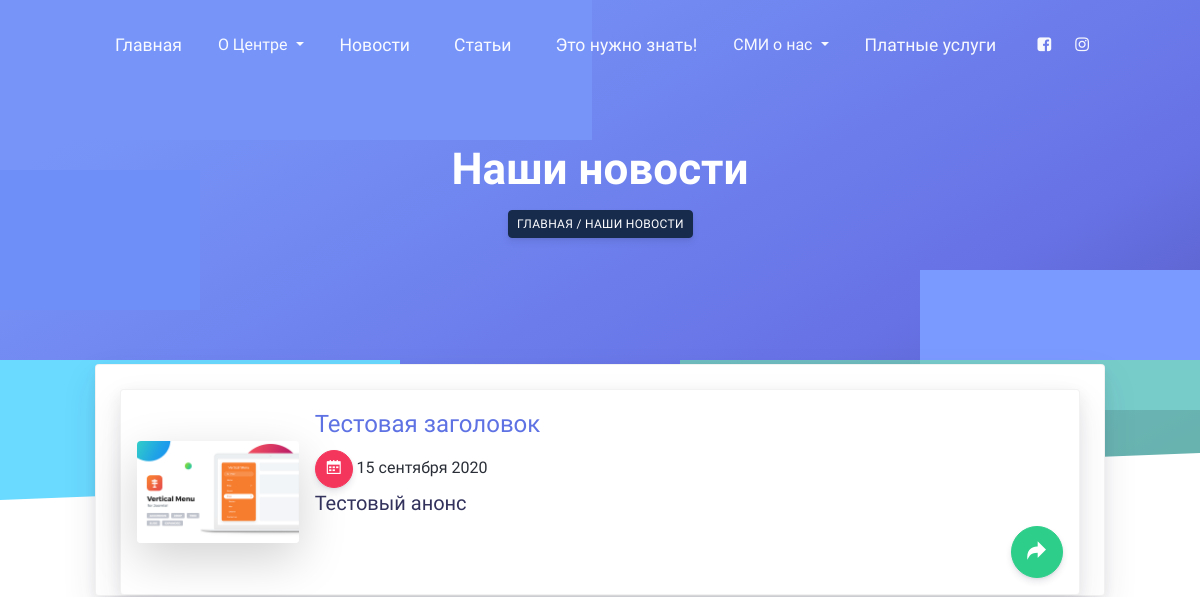
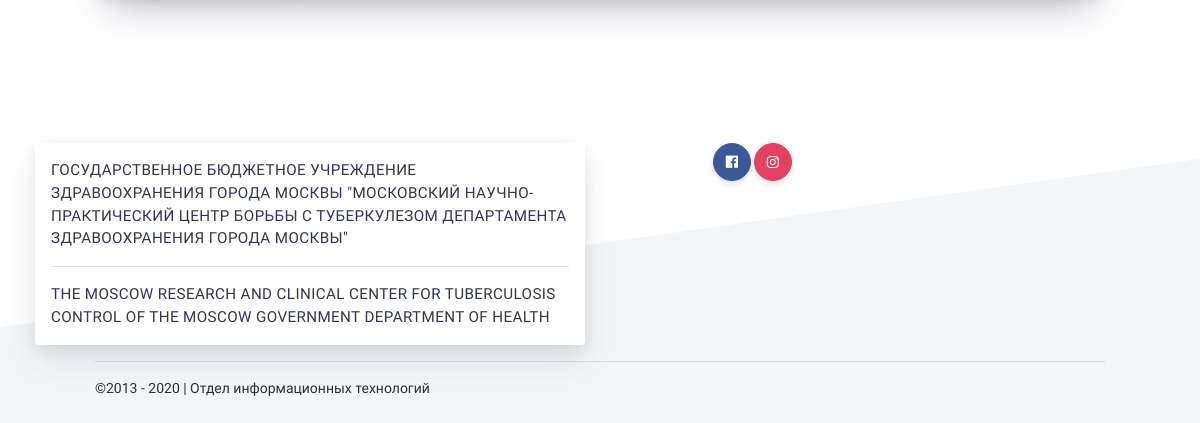
The page /news/ on the database as committed earlier (2 pictures, top to bottom).
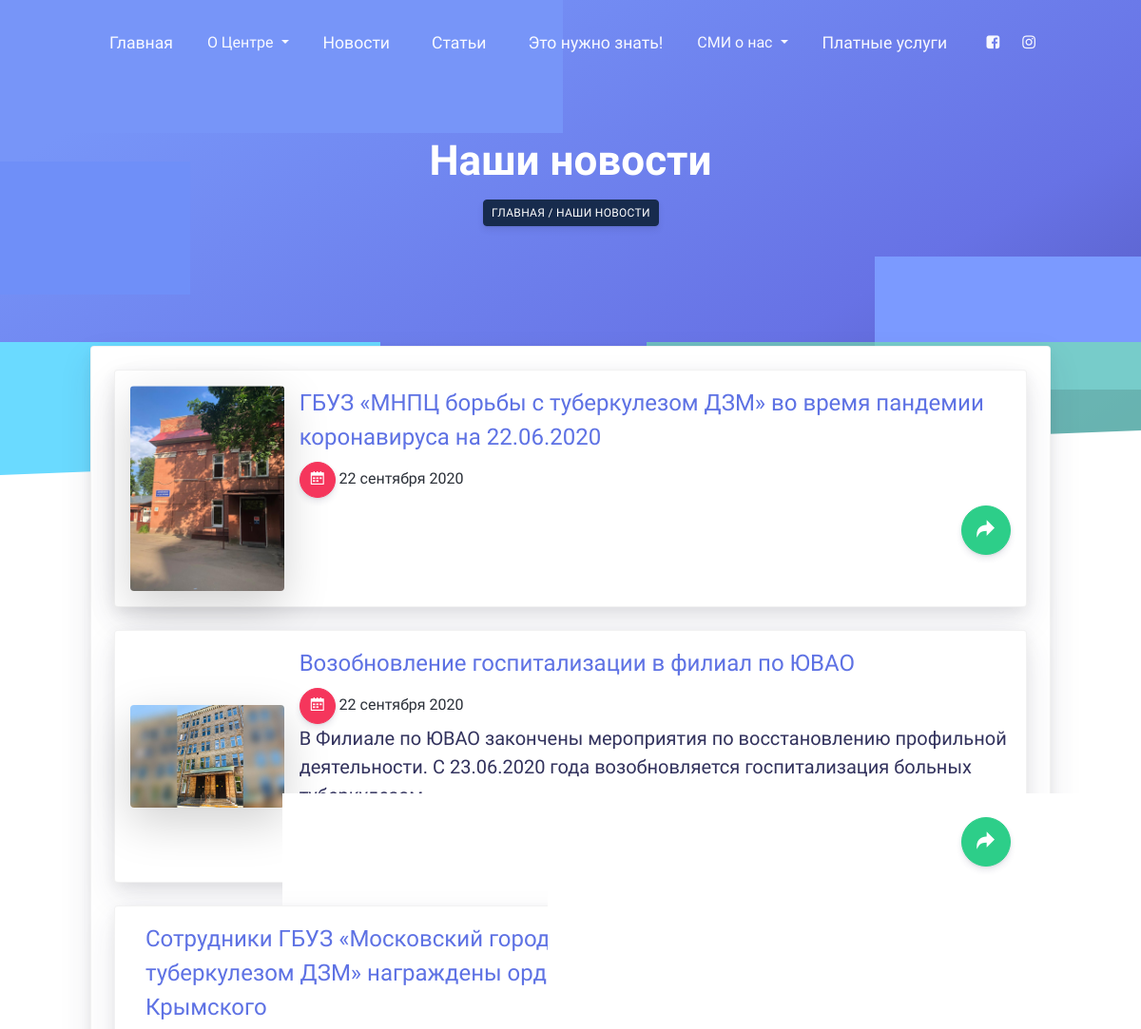
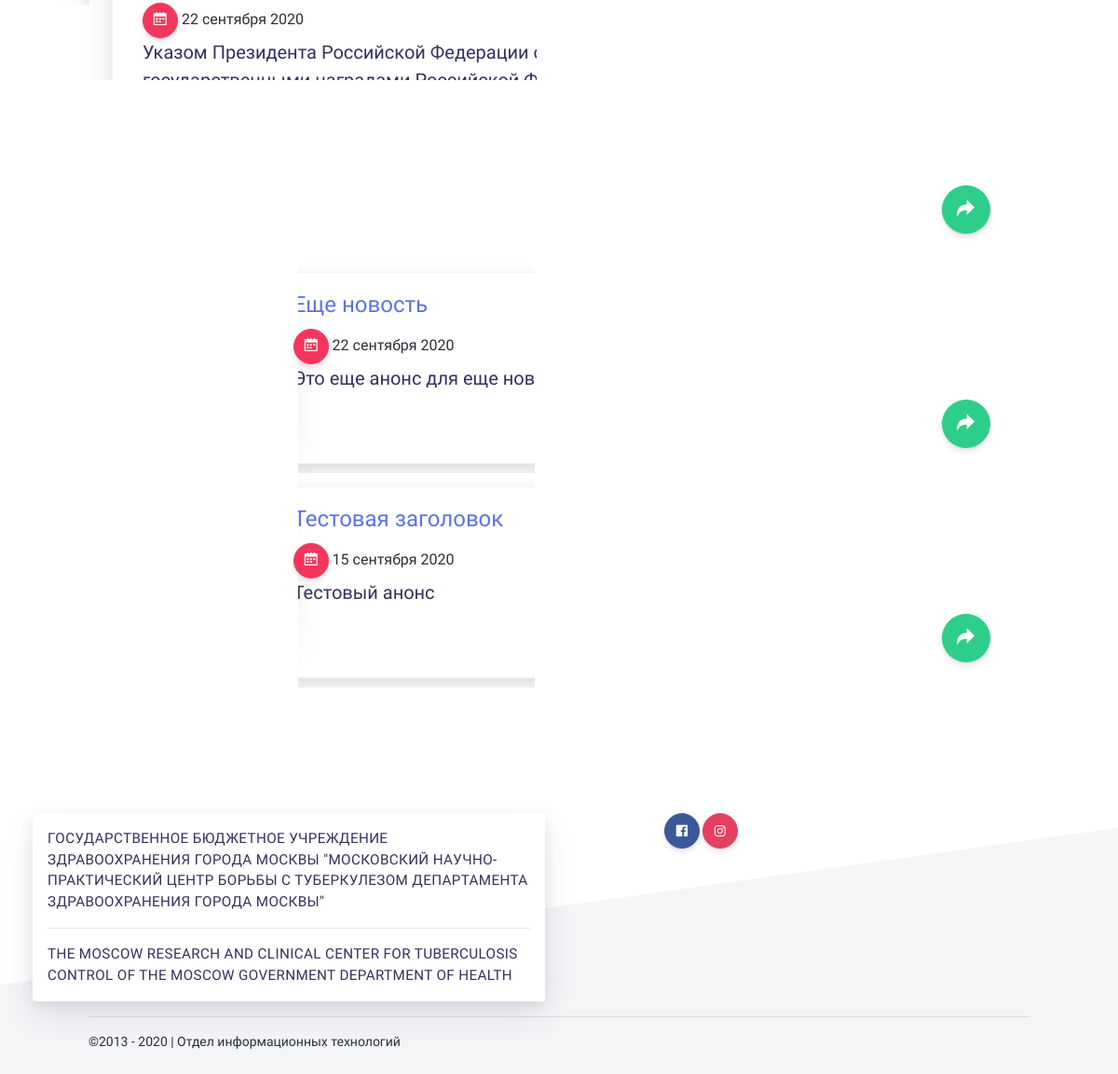
The same page on the database as committed later (2 pictures, top to bottom).
### news/models.py (models this page shows, shortened)
class GalleryNews(models.Model):
    image = models.ImageField(upload_to='photos/%Y/%m/%d/', verbose_name='Фото', blank=True)
    product = models.ForeignKey(News, on_delete=models.CASCADE, related_name='images')
    in_the_title = models.BooleanField(default=False, verbose_name='Заголовок')

class News(models.Model):
    title = models.CharField(max_length=150, verbose_name='Наименование')
    anons = models.TextField(blank=True, verbose_name='Анонс')
    content = RichTextUploadingField(blank=True, verbose_name='Контент')
    created_at = models.DateTimeField(auto_now_add=True, verbose_name='Дата публикации')
    is_published = models.BooleanField(default=True, verbose_name='Опубликовать')
    def get_absolute_url(self):
        return reverse('view_news', kwargs={"news_id": self.pk})
    class Meta:
        verbose_name = 'Новость'
        verbose_name_plural = 'Новости'
        ordering = ['-created_at']

### news/views.py (the view)
def index(request):
    news = News.objects.all()
    image = GalleryNews.objects.filter(in_the_title=1)
    context = {
        'news': news,
        'image': image,
        'title': 'Наши новости',
    }
    return render(request, 'news/index.html', context=context)

### news/templates/news/index.html (shortened to what this page needs)
{% extends 'base.html' %}
{% block content %}
{% include 'inc/_headlist.html' %}
       <section class="section">
      <div class="container">
        <div class="card card-profile shadow mt--200">
          <div class="px-4">
              {% for i in news %}
                   <div class="card shadow card-lift--hover posts-blk mt-4 p-3">
                        <div class="d-md-flex">
                            <div class="img-title d-md-flex align-items-center justify-content-center">
                                {% for j in image %}
                                    {% if j.product_id == i.id %}
                                      <img alt="" src="{{ j.image.url }}" class="img-fluid rounded shadow-lg" width="200px">
                                    {% endif %}
                                {% endfor %}
                            </div>
                            <div class="ml-3 w-100">
                                <h4 class="text-primary">{{ i.title }}</h4>
                                <div class="date">
                                    <button class="btn btn-danger btn-icon-only rounded-circle" type="button">
                                        <span class="btn-inner--icon"><i class="ni ni-calendar-grid-58"></i></span>
                                    </button>
                                        <span class="btn-inner--text">{{ i.created_at|date:"d E Y" }}</span>
                                </div>
                                <h5>{{ i.anons }}</h5>
                                    <div class="text-right">
                                        <a href="{{ i.get_absolute_url }}">
                                          <button class="btn btn-lg btn-success btn-icon-only rounded-circle" type="button">
                                            <span class="btn-inner--icon"><i class="ni ni-curved-next"></i></span>
                                          </button>
                                        </a>
                                    </div>
                            </div>
                        </div>
                   </div>
               {% endfor %}
            </div>
          </div>
        </div>
    </section>
{% endblock %}

### templates/base.html (shortened to what this page needs)
{% load static %}
<!doctype html>
<html lang="ru">
<head>
  <link href="https://use.fontawesome.com/releases/v5.0.6/css/all.css" rel="stylesheet">
  <link href="{% static 'assets/css/nucleo-icons.css'%}" rel="stylesheet" />
  <link href="{% static 'assets/css/nucleo-svg.css'%}" rel="stylesheet" />
  <link href="{% static 'assets/css/font-awesome.css'%}" rel="stylesheet" />
  <link href="{% static 'assets/css/nucleo-svg.css'%}" rel="stylesheet" />
  <link rel="stylesheet" href="https://cdnjs.cloudflare.com/ajax/libs/normalize/5.0.0/normalize.min.css">
  <link rel="stylesheet" href="https://unpkg.com/aos@2.3.0/dist/aos.css">
  <link rel="stylesheet" href="https://cdnjs.cloudflare.com/ajax/libs/OwlCarousel2/2.3.4/assets/owl.carousel.min.css">
  <link rel="stylesheet" href="https://cdnjs.cloudflare.com/ajax/libs/OwlCarousel2/2.3.4/assets/owl.theme.default.min.css">
  <link rel="stylesheet" href="https://cdnjs.cloudflare.com/ajax/libs/fancybox/3.5.7/jquery.fancybox.min.css">
  <link href="{% static 'assets/css/argon-design-system.css'%}" rel="stylesheet" />
  <link href="{% static 'assets/css/main.css'%}" rel="stylesheet" />
</head>
<body class="index-page">
    {% include 'inc/_navbar.html' %}
    {% autoescape off %}
{% block content %}
{% endblock %}
    {% endautoescape %}
    <footer class="footer has-cards">
    <div class="container container-lg">
      <div class="row">
        <div class="col-md-6 mb-5 mb-md-0">
          <div class="card card-lift--hover shadow border-0 p-3">
              <h3 class="heading mb-0">Государственное бюджетное учреждение здравоохранения города Москвы "Московский научно-практический центр борьбы с туберкулезом
              Департамента здравоохранения города Москвы"</h3>
              <hr>
              <h3 class="heading mb-0">The Moscow Research and Clinical Center for Tuberculosis Control of the Moscow Government Department of Health</h3>
          </div>
        </div>
        <div class="col-md-6 mb-5 mb-lg-0">
            <div class="col-lg-6 text-lg-center btn-wrapper">
                  <button target="_blank" href="#" rel="nofollow" class="btn-icon-only rounded-circle btn btn-facebook" data-toggle="tooltip">
                    <span class="btn-inner--icon"><i class="fab fa-facebook"></i></span>
                  </button>
                  <button target="_blank" href="#" rel="nofollow" class="btn btn-icon-only btn-instagram rounded-circle" data-toggle="tooltip">
                    <span class="btn-inner--icon"><i class="fa fa-instagram"></i></span>
                  </button>
          </div>
        </div>
      </div>
    </div>
    <div class="container">
      <hr>
      <div class="row align-items-center justify-content-md-between">
        <div class="col-md-6">
          <div class="copyright">
            &copy;2013 - 2020 | Отдел информационных технологий
          </div>
        </div>
      </div>
    </div>
  </footer>
</body>
</html>

### templates/inc/_navbar.html (shortened to what this page needs)
  <nav id="navbar-main" class="navbar navbar-main navbar-expand-lg navbar-transparent navbar-light headroom">
    <div class="container">
      <div class="navbar-collapse collapse" id="navbar_global">
        <ul class="navbar-nav navbar-nav-hover align-items-lg-center">
            <li class="nav-item">
            <a href="/" class="nav-link" role="button">
              <span class="nav-link-inner--text">Главная</span>
            </a>
          </li>
          <li class="nav-item dropdown">
            <a class="nav-link nav-link-icon dropdown-toggle" href="javascript:" id="navbar-default_dropdown_1" role="button" data-toggle="dropdown" aria-haspopup="true" aria-expanded="false">
              <span class="nav-link-inner--text">О Центре</span>
            </a>
          </li>
          <li class="nav-item">
            <a href="{% url 'news' %}" class="nav-link" role="button">
              <span class="nav-link-inner--text">Новости</span>
            </a>
          </li>
          <li class="nav-item">
            <a href="{% url 'articles' %}" class="nav-link" role="button">
              <span class="nav-link-inner--text">Статьи</span>
            </a>
          </li>
          <li class="nav-item">
            <a href="{% url 'need-to-know' %}" class="nav-link" role="button">
              <span class="nav-link-inner--text">Это нужно знать!</span>
            </a>
          </li>
          <li class="nav-item dropdown">
            <a class="nav-link nav-link-icon dropdown-toggle" href="javascript:;" id="navbar-default_dropdown_1" role="button" data-toggle="dropdown" aria-haspopup="true" aria-expanded="false">
              <span class="nav-link-inner--text">СМИ о нас</span>
            </a>
          </li>
          <li class="nav-item">
            <a href="#" class="nav-link" data-toggle="dropdown" href="#" role="button">
              <span class="nav-link-inner--text">Платные услуги</span>
            </a>
          </li>
        </ul>
        <ul class="navbar-nav align-items-lg-center ml-lg-auto">
          <li class="nav-item">
            <a class="nav-link nav-link-icon" href="https://www.facebook.com/CreativeTim/" target="_blank" data-toggle="tooltip" title="Like us on Facebook">
              <i class="fa fa-facebook-square"></i>
            </a>
          </li>
          <li class="nav-item">
            <a class="nav-link nav-link-icon" href="https://www.instagram.com/creativetimofficial" target="_blank" data-toggle="tooltip" title="Follow us on Instagram">
              <i class="fa fa-instagram"></i>
            </a>
          </li>
        </ul>
      </div>
    </div>
  </nav>

### templates/inc/_headlist.html (shortened to what this page needs)
<div class="wrapper">
    <div class="section section-hero section-shaped">
      <div class="shape shape-style-3 shape-default">
        <span class="span-150"></span>
        <span class="span-50"></span>
        <span class="span-50"></span>
      </div>
      <div class="page-header">
        <div class="py-6">
          <div class="col px-0">
            <div class="row align-items-center justify-content-center">
              <div class="col-lg-6 text-center">
                <h1 class="text-white display-2">
                    {% if not title  %}
                        {{ flatpage.title }}
                    {% else %}
                        {{ title }}
                    {% endif %}
                </h1>
                       {% if request.path != "/" %}
                         <button type="button" class="btn btn-sm btn-default btn-tooltip" data-toggle="tooltip"
                                 data-placement="top" title="Tooltip on top" data-container="body" data-animation="true">
                         Главная / {{ title }}
                         </button>
                       {% endif %}
              </div>
            </div>
          </div>
        </div>
      </div>
      <div class="separator separator-bottom separator-skew zindex-100">
      </div>
    </div>
</div>

Rows that differ between the two databases and show on the page:
added News: title "ГБУЗ «МНПЦ борьбы с туберкулезом ДЗМ» во время пандемии коронавируса на 22.06.2020", created_at "22 сентября 2020"
added GalleryNews: image (picture), shown under "22 сентября 2020"
added News: title "Возобновление госпитализации в филиал по ЮВАО", created_at "22 сентября 2020", anons "В Филиале по ЮВАО закончены мероприятия по восстановлению профильной деятельности. С 23.06.2020 года возобновляется госпитализация больных туберкулезом."
added GalleryNews: image (picture), shown under "Возобновление госпитализации в филиал по ЮВАО"
added News: title "Сотрудники ГБУЗ «Московский городской научно-практический центр борьбы с туберкулезом ДЗМ» награждены орденом Пирогова и медалью Луки Крымского", created_at "22 сентября 2020", anons "Указом Президента Российской Федерации от 21.06.2020 № 407 «О награждении государственными наградами Российской Федерации» В.В. Путин наградил работников российских медицинских и научных учреждений за большой вклад в борьбу с коронавирусной инфекцией, самоотверженность и профессионализм, проявленные при исполнении профессионального долга, орденом Пирогова и медалью Луки Крымского."
added News: title "Еще новость", created_at "22 сентября 2020", anons "Это еще анонс для еще новости"
added GalleryNews: image (picture), shown under "Еще новость"
